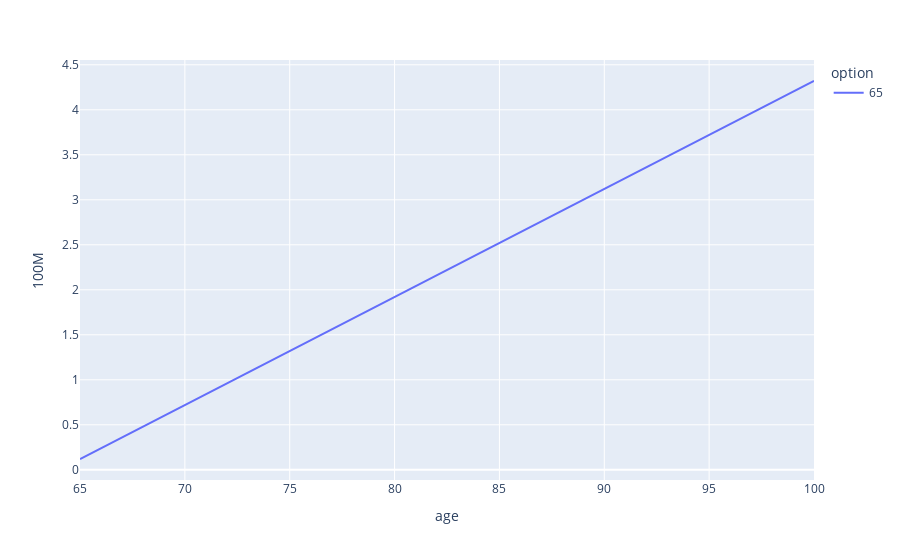

Notebook code for this chart:
### Code cell
df = pd.DataFrame({str(start_age):cum_amounts}, index=range(start_age, end_age+1))
df.plot(labels=dict(index="age", value="100M", variable="option"))

### Figure 1 — Plotly figure (JSON) as saved in the notebook; plotly's stock layout.template omitted (floating-point values rounded to 4 significant figures)
{"data": [{"hovertemplate": "option=65<br>age=%{x}<br>100M=%{y}<extra></extra>", "legendgroup": "65", "line": {"color": "#636efa", "dash": "solid"}, "marker": {"symbol": "circle"}, "mode": "lines", "name": "65", "orientation": "v", "showlegend": true, "type": "scatter", "x": [65, 66, 67, 68, 69, 70, 71, 72, 73, 74, 75, 76, 77, 78, 79, 80, 81, 82, 83, 84, 85, 86, 87, 88, 89, 90, 91, 92, 93, 94, 95, 96, 97, 98, 99, 100], "xaxis": "x", "y": [0.12, 0.24, 0.36, 0.48, 0.6, 0.72, 0.84, 0.96, 1.08, 1.2, 1.32, 1.44, 1.56, 1.68, 1.8, 1.92, 2.04, 2.16, 2.28, 2.4, 2.52, 2.64, 2.76, 2.88, 3.0, 3.12, 3.24, 3.36, 3.48, 3.6, 3.72, 3.84, 3.96, 4.08, 4.2, 4.32], "yaxis": "y"}], "layout": {"legend": {"title": {"text": "option"}, "tracegroupgap": 0}, "margin": {"t": 60}, "xaxis": {"anchor": "y", "domain": [0, 1], "title": {"text": "age"}}, "yaxis": {"anchor": "x", "domain": [0, 1], "title": {"text": "100M"}}}}
